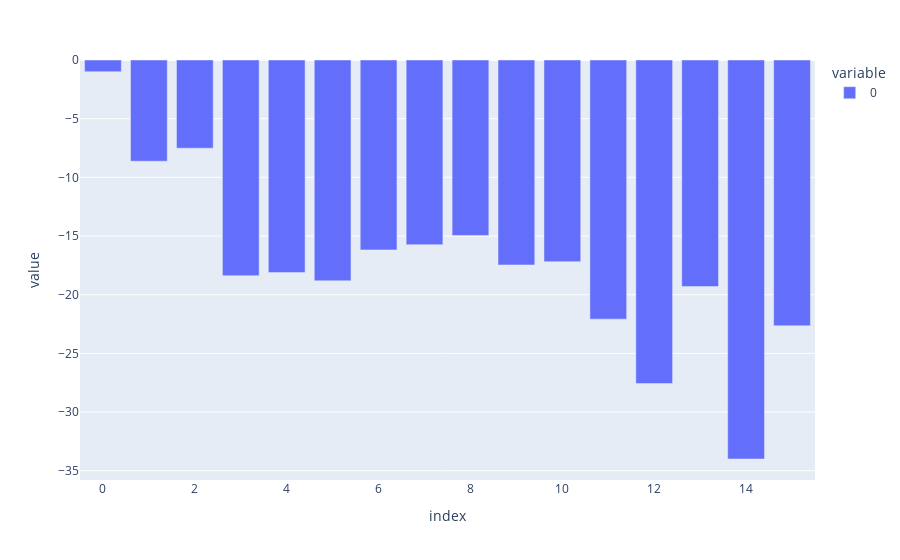

Source (notebook cell):
### Code cell
# wrong
b = torch.tensor([-265.7672, -265.7672, -265.7672, -265.7672, -265.7672, -265.7672,
         -265.7672, -265.7672, -265.7672, -265.7672, -265.7672, -265.7672,
         -265.7672, -265.7672, -265.7672, -265.7672, -240.0325, -247.6589,
         -246.5491, -257.4102, -257.1504, -257.8494, -255.2135, -254.7709,
         -253.9813, -256.4985, -256.2157, -261.1152, -266.6082, -258.3374,
         -273.0349, -261.6855, -265.7672, -265.7672])

import plotly.express as px
px.bar(b[16:32]-b[16:32].max()-1)

### Figure 1 — Plotly figure (JSON) as saved in the notebook; plotly's stock layout.template omitted (floating-point values rounded to 4 significant figures)
{"data": [{"alignmentgroup": "True", "hovertemplate": "variable=0<br>index=%{x}<br>value=%{y}<extra></extra>", "legendgroup": "0", "marker": {"color": "#636efa", "pattern": {"shape": ""}}, "name": "0", "offsetgroup": "0", "orientation": "v", "showlegend": true, "textposition": "auto", "type": "bar", "x": [0, 1, 2, 3, 4, 5, 6, 7, 8, 9, 10, 11, 12, 13, 14, 15], "xaxis": "x", "y": [-1, -8.626, -7.517, -18.38, -18.12, -18.82, -16.18, -15.74, -14.95, -17.47, -17.18, -22.08, -27.58, -19.3, -34.0, -22.65], "yaxis": "y"}], "layout": {"barmode": "relative", "legend": {"title": {"text": "variable"}, "tracegroupgap": 0}, "margin": {"t": 60}, "xaxis": {"anchor": "y", "domain": [0, 1], "title": {"text": "index"}}, "yaxis": {"anchor": "x", "domain": [0, 1], "title": {"text": "value"}}}}
